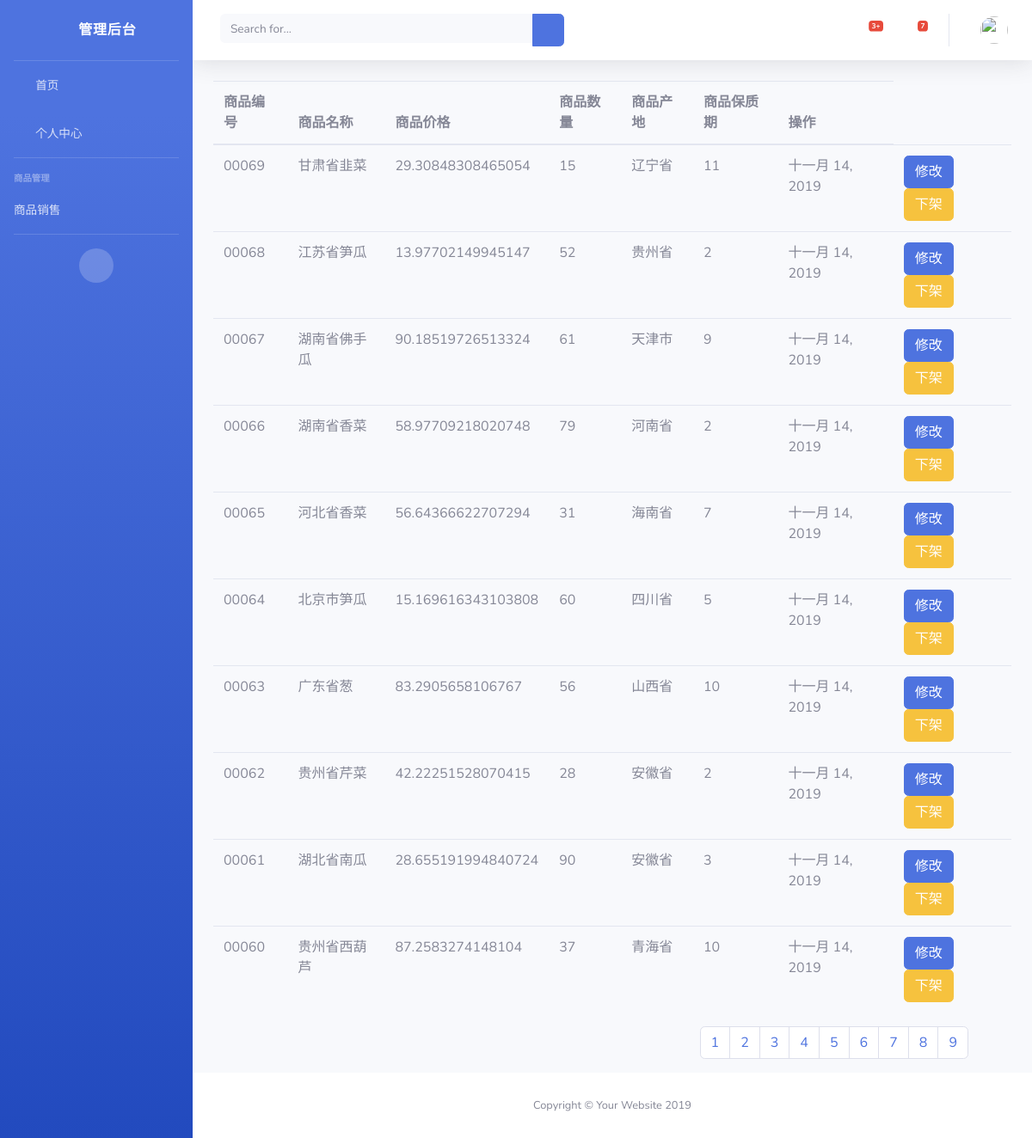
The page /goods_list/1/3/ on the database its author committed.
### LoginUser/models.py (models this page shows)
class Goods(models.Model):
    goods_number = models.CharField(max_length=32,verbose_name="商品编号")
    goods_name = models.CharField(max_length=32,verbose_name="商品名称")
    goods_price = models.FloatField(verbose_name="商品价格")
    goods_count = models.IntegerField(verbose_name="数量")
    goods_location = models.TextField(verbose_name="生产地")
    goods_safe_data = models.IntegerField(verbose_name="保质期")   ##
    goods_pro_time = models.DateField(auto_now=True,verbose_name="生产日期")  ## 生产日期
    goods_status = models.IntegerField(default=1)   ## 0 代表下架   1 代表上架
    class Meta:
        db_table = "goods"

### LoginUser/views.py (the view)
# urls.py: path("goods_list/",goods_list),
def goods_list(request,type,page=1):
    print (type)
    goods = Goods.objects.filter(goods_status = int(type)).order_by("-goods_number")
    goods_obj = Paginator(goods,10)  ## 每页10条
    goods_list = goods_obj.page(page)
    return render(request,'goods_list.html',locals())

### templates/goods_list.html (shortened to what this page needs)
{% extends "base.html" %}
{% block content %}
    <table class="table">
        <thead>
            <tr>
                <th>商品编号</th>
                <th>商品名称</th>
                <th>商品价格</th>
                <th>商品数量</th>
                <th>商品产地</th>
                <th>商品保质期</th>
                <th>操作</th>
            </tr>
        </thead>
        <tbody>
        {% for one in goods_list %}
            <tr>
                <td>{{ one.goods_number }}</td>
                <td>{{ one.goods_name }}</td>
                <td>{{ one.goods_price }}</td>
                <td>{{ one.goods_count }}</td>
                <td>{{ one.goods_location }}</td>
                <td>{{ one.goods_safe_data }}</td>
                <td>{{ one.goods_pro_time }}</td>
                <td>
                    <button class="btn btn-primary">修改</button>
                    {% if one.goods_status == 1 %}
                        <a class="btn btn-warning" href="/goods_status/down/{{ one.id }}">下架</a>
                    {% else %}
                        <a class="btn btn-primary" href="/goods_status/up/{{ one.id }}">上架</a>
                    {% endif %}
                </td>
            </tr>
        {% endfor %}
        </tbody>
    </table>
    <ul style="float: right;margin-right: 50px;" class="pagination">
    {% for page in goods_obj.page_range %}
        <li class="paginate_button page-item">
        {% if type == "1" %}
            <a class = 'page-link' href="/goods_list/1/{{ page }}/">{{ page }}</a>
        {% else %}
            <a class = 'page-link' href="/goods_list/0/{{ page }}/">{{ page }}</a>
        {% endif %}
       </li>
    {% endfor %}
    </ul>
{% endblock %}

### rows shown on the page
Goods: goods_number "00069", goods_name "甘肃省韭菜", goods_price "29.30848308465054", goods_count "15", goods_location "辽宁省", goods_safe_data "11", goods_pro_time "十一月 14, 2019"
Goods: goods_number "00068", goods_name "江苏省笋瓜", goods_price "13.97702149945147", goods_count "52", goods_location "贵州省", goods_safe_data "2", goods_pro_time "十一月 14, 2019"
Goods: goods_number "00067", goods_name "湖南省佛手瓜", goods_price "90.18519726513324", goods_count "61", goods_location "天津市", goods_safe_data "9", goods_pro_time "十一月 14, 2019"
Goods: goods_number "00066", goods_name "湖南省香菜", goods_price "58.97709218020748", goods_count "79", goods_location "河南省", goods_safe_data "2", goods_pro_time "十一月 14, 2019"
Goods: goods_number "00065", goods_name "河北省香菜", goods_price "56.64366622707294", goods_count "31", goods_location "海南省", goods_safe_data "7", goods_pro_time "十一月 14, 2019"
Goods: goods_number "00064", goods_name "北京市笋瓜", goods_price "15.169616343103808", goods_count "60", goods_location "四川省", goods_safe_data "5", goods_pro_time "十一月 14, 2019"
Goods: goods_number "00063", goods_name "广东省葱", goods_price "83.2905658106767", goods_count "56", goods_location "山西省", goods_safe_data "10", goods_pro_time "十一月 14, 2019"
Goods: goods_number "00062", goods_name "贵州省芹菜", goods_price "42.22251528070415", goods_count "28", goods_location "安徽省", goods_safe_data "2", goods_pro_time "十一月 14, 2019"
Goods: goods_number "00061", goods_name "湖北省南瓜", goods_price "28.655191994840724", goods_count "90", goods_location "安徽省", goods_safe_data "3", goods_pro_time "十一月 14, 2019"
Goods: goods_number "00060", goods_name "贵州省西葫芦", goods_price "87.2583274148104", goods_count "37", goods_location "青海省", goods_safe_data "10", goods_pro_time "十一月 14, 2019"

### other values the page prints
{{ page }} "1" "2" "3" "4" "5" "6" "7" "8" "9"
